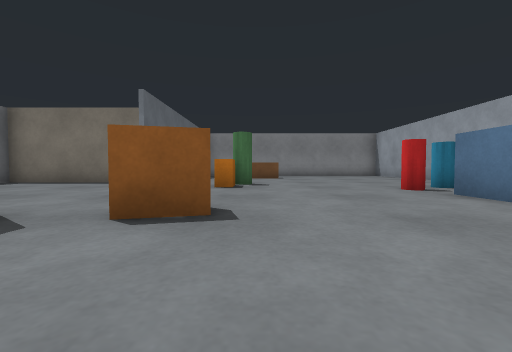
view 1 (above)

16 first-person views from a walk through a Gazebo world. The camera is 0.5 m above the floor, tilts 2° down and sees 90° across. The floor is counted in squares, 1 m on a side. Each view is taken from the middle of a square. On the plan, view 1 faces up. The plan holds only what a view shows up to about 9 squares ahead; the rest is blank. The place goes on beyond the plan.

view 2
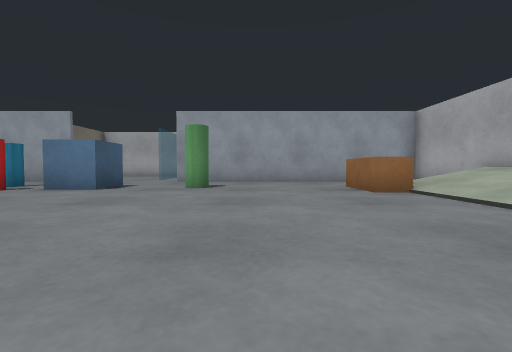

view 3
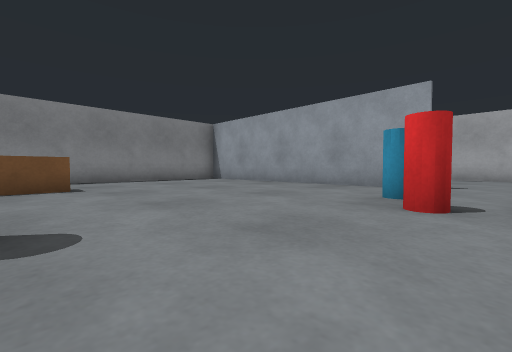

view 4
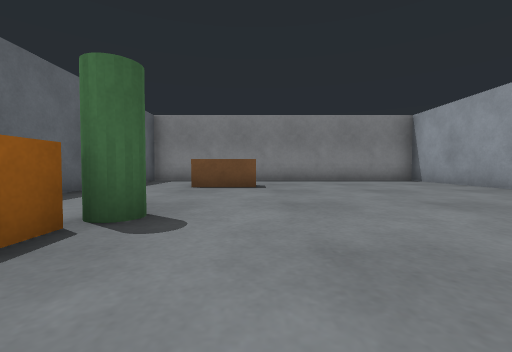

view 5
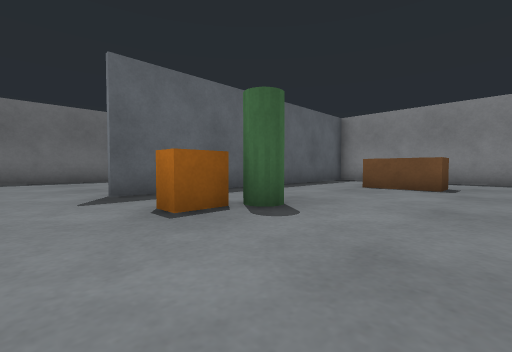

view 6
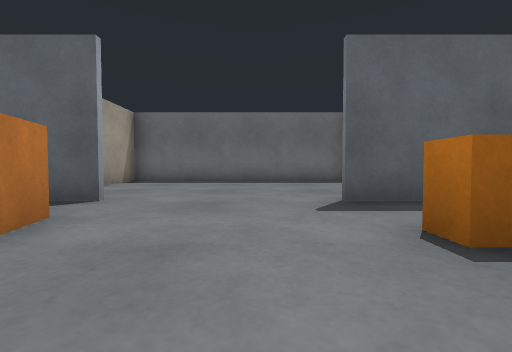

view 7
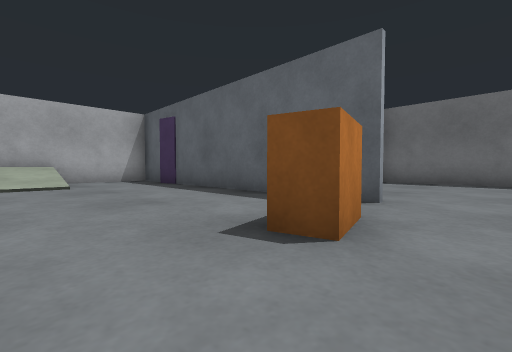

view 8
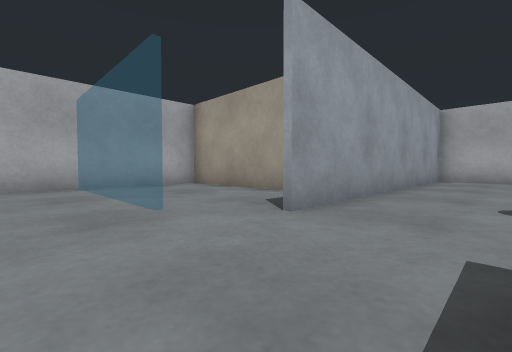

view 9
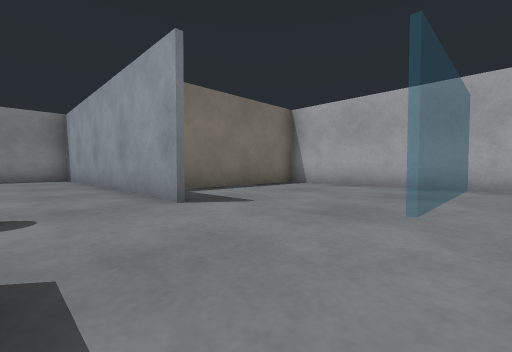

view 10
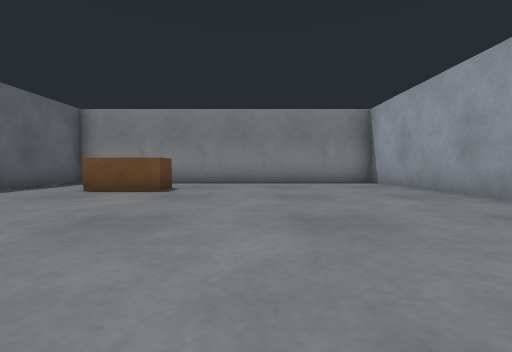

view 11
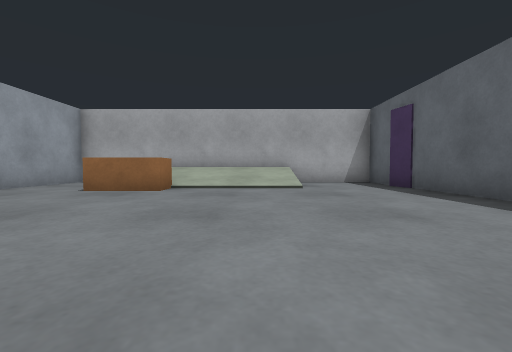

view 12
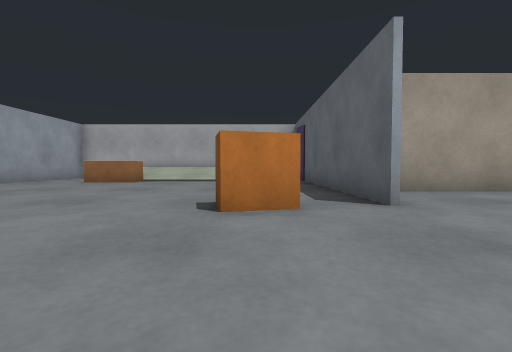

view 13
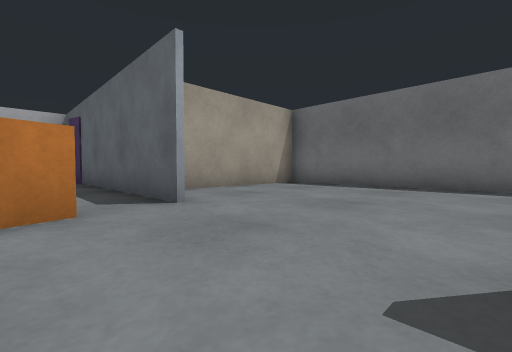

view 14
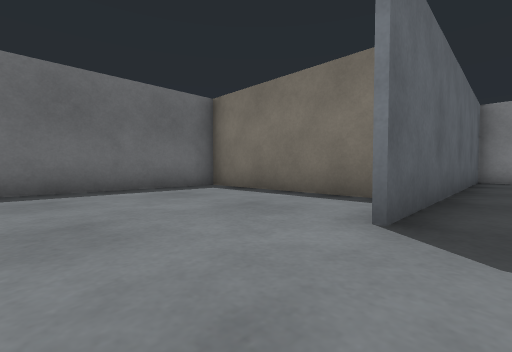

view 15
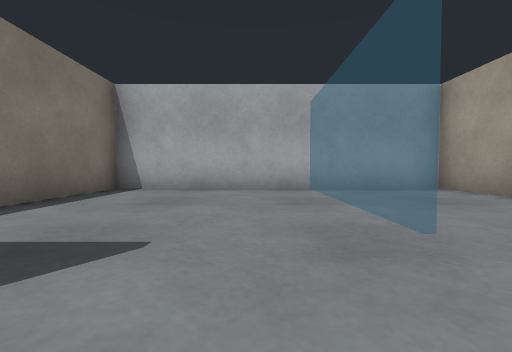

view 16
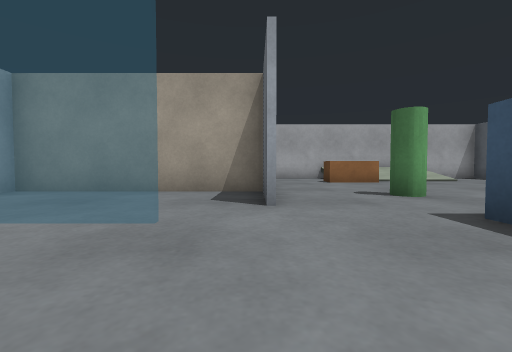

### Floor plan
Points are (right, up) in squares from view 1. A wall is a line through its corners. A room is listed if a view was taken in it or the views show most of it. See-through windows are left out.
Room 1 (views 1, 2, 3, 4, 5, 6, 7, 8, 9, 10, 11, 12, 13, 14, 15, 16)
walls: (6.7, 6.2) (6.7, 14.4) (-2.7, 14.4) (-2.7, 6.2); (-2.7, 2.8) (-2.7, -5.4) (6.7, -5.4) (6.7, 2.8); (6.9, 2.5) (6.9, 0.8) (11.9, 0.8) (11.9, 8.2) (7.9, 8.2); (-3.5, 8.2) (-7.9, 8.2) (-7.9, 0.8) (-3.9, 0.8)
objects: brown box (-1, 3); orange box (-1, 7); pillar (0, 7) to (0, 8); brown box (0, 12) to (1, 12); brown box (3, -3) to (4, -3); ramp (4, -5); pillar (4, 1); blue box (4, 4) to (5, 4); red cylinder (4, 6); pillar (5, 6)

Where each view was taken, in squares from view 1:
view 1: 0 up, 0 right, facing up
view 2: 0 up, 2 left, facing right
view 3: 5 up, 0 right, facing up-right
view 4: 5 up, 1 right, facing up
view 5: 5 up, 2 right, facing up-left
view 6: 5 up, 1 right, facing left
view 7: 4 up, 1 right, facing down-left
view 8: 5 up, 5 right, facing down-right
view 9: 3 up, 5 right, facing up-right
view 10: 6 up, 3 right, facing up
view 11: 3 up, 1 right, facing down
view 12: 6 up, 1 left, facing down
view 13: 6 up, 1 left, facing down-left
view 14: 4 up, 2 left, facing up-left
view 15: 5 up, 6 right, facing right
view 16: 6 up, 7 right, facing down
